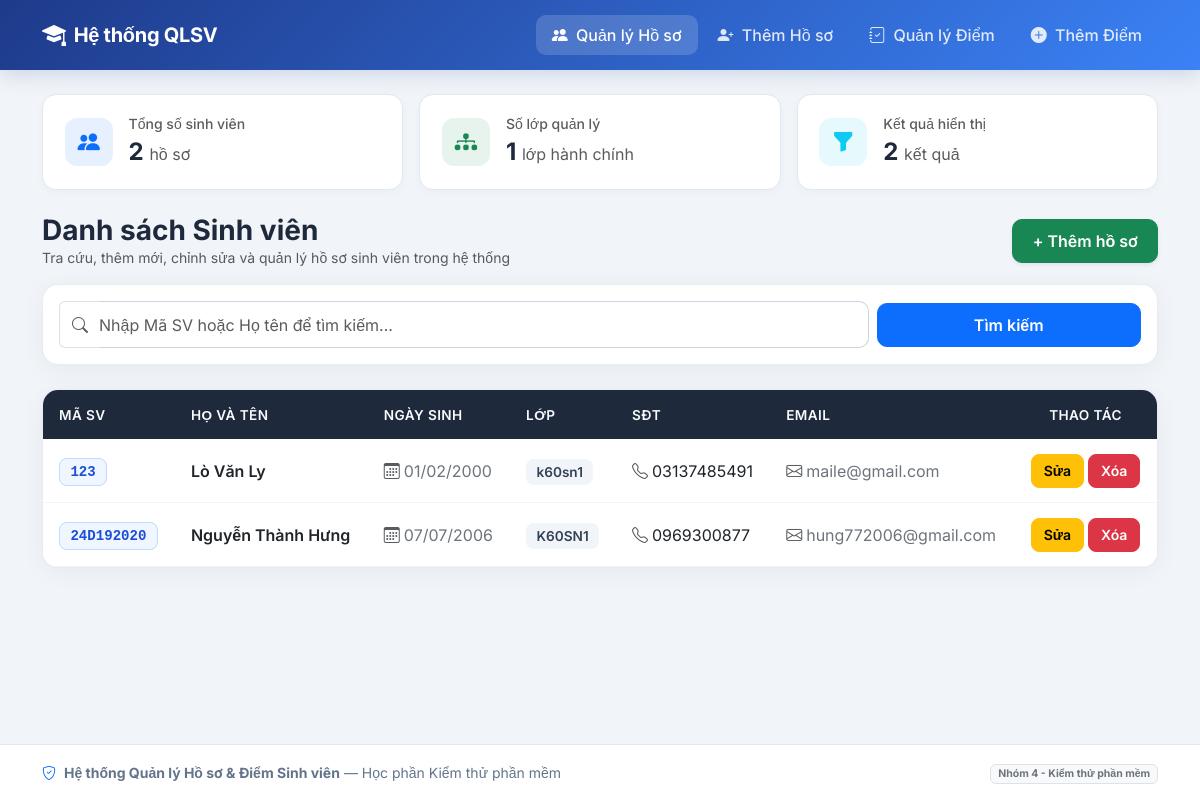
The app's page /, older data.
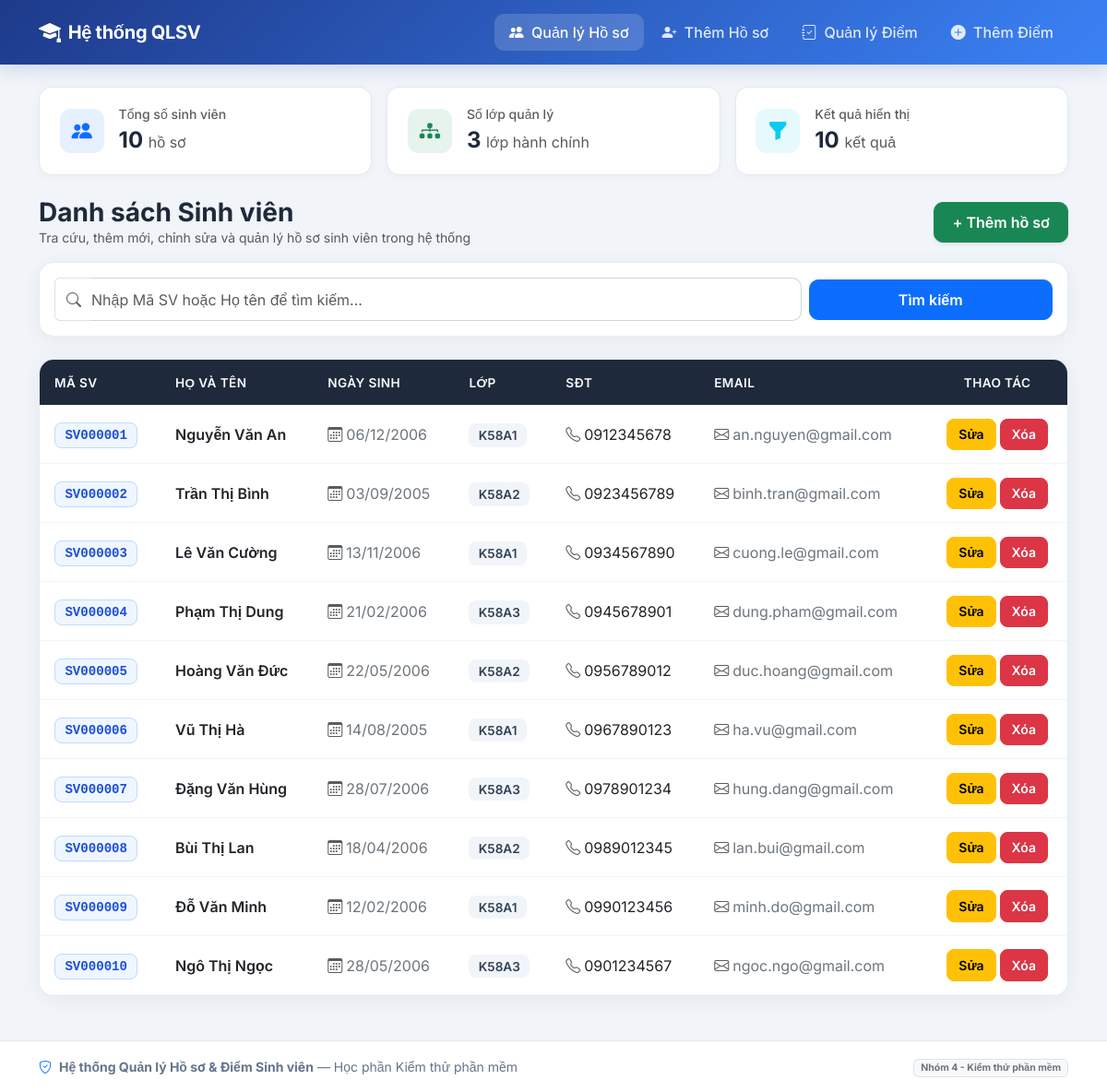
The same page, newer data.
### tables this page shows
CREATE TABLE `sinhvien` (
  `ma_sv` varchar(20) NOT NULL,
  `ho_ten` varchar(100) NOT NULL,
  `ngay_sinh` date NOT NULL,
  `so_dien_thoai` varchar(15) NOT NULL,
  `lop` varchar(50) NOT NULL,
  `email` varchar(100) NOT NULL
);

### index.php (the view, shortened to what the changed rows need)
<?php
require_once 'db.php';
include 'header.php';
$query = "SELECT * FROM sinhvien";
$params = [];
$query .= " ORDER BY ma_sv ASC";
$stmt = $pdo->prepare($query);
$stmt->execute($params);
$sinh_viens = $stmt->fetchAll(PDO::FETCH_ASSOC);
$total_sv = $pdo->query("SELECT COUNT(*) FROM sinhvien")->fetchColumn();
$total_lop = $pdo->query("SELECT COUNT(DISTINCT lop) FROM sinhvien")->fetchColumn();
?>
<div class="row g-3 mb-4">
    <div class="col-md-4">
        <div class="stat-card">
            <div>
                <div class="text-muted small fw-medium">Tổng số sinh viên</div>
                <div class="fs-4 fw-bold"><?= $total_sv ?> <span class="fs-6 fw-normal text-muted">hồ sơ</span></div>
            </div>
        </div>
    </div>
    <div class="col-md-4">
        <div class="stat-card">
            <div>
                <div class="text-muted small fw-medium">Số lớp quản lý</div>
                <div class="fs-4 fw-bold"><?= $total_lop ?> <span class="fs-6 fw-normal text-muted">lớp hành chính</span></div>
            </div>
        </div>
    </div>
    <div class="col-md-4">
        <div class="stat-card">
            <div>
                <div class="text-muted small fw-medium">Kết quả hiển thị</div>
                <div class="fs-4 fw-bold"><?= count($sinh_viens) ?> <span class="fs-6 fw-normal text-muted">kết quả</span></div>
            </div>
        </div>
    </div>
</div>
<div class="d-flex flex-wrap justify-content-between align-items-center mb-3 gap-2">
    <div>
        <h2 class="fw-bold mb-0 fs-3">Danh sách Sinh viên</h2>
    </div>
</div>
<div class="card-modern overflow-hidden">
    <div class="table-responsive">
        <table class="table table-modern table-hover align-middle mb-0" id="tableSinhVien">
            <thead>
                <tr>
                    <th>Mã SV</th>
                    <th>Họ và Tên</th>
                    <th>Ngày Sinh</th>
                    <th>Lớp</th>
                    <th>SĐT</th>
                    <th>Email</th>
                    <th class="text-center">Thao tác</th>
                </tr>
            </thead>
            <tbody>
                <?php if (count($sinh_viens) > 0): ?>
                    <?php foreach ($sinh_viens as $sv): ?>
                        <tr>
                            <td><span class="code-badge"><?= htmlspecialchars($sv['ma_sv']) ?></span></td>
                            <td class="fw-semibold text-dark"><?= htmlspecialchars($sv['ho_ten']) ?></td>
                            <td class="text-secondary">
                                <i class="bi bi-calendar3 me-1 text-muted"></i><?= date('d/m/Y', strtotime($sv['ngay_sinh'])) ?>
                            </td>
                            <td><span class="class-badge"><?= htmlspecialchars($sv['lop']) ?></span></td>
                            <td>
                                <i class="bi bi-telephone me-1 text-muted"></i><?= htmlspecialchars($sv['so_dien_thoai']) ?>
                            </td>
                            <td class="text-secondary">
                                <i class="bi bi-envelope me-1 text-muted"></i><?= htmlspecialchars($sv['email']) ?>
                            </td>
                            <td class="text-center">
                                <div class="d-inline-flex gap-1">
                                    <a href="edit_student.php?id=<?= urlencode($sv['ma_sv']) ?>" class="btn btn-sm btn-warning">Sửa</a>
                                    <button type="button" class="btn btn-sm btn-danger" onclick="confirmDelete('<?= htmlspecialchars($sv['ma_sv']) ?>')">Xóa</button>
                                </div>
                            </td>
                        </tr>
                    <?php endforeach; ?>
                <?php else: ?>
                    <tr>
                        <td colspan="7" class="text-center text-danger py-4 fw-semibold">Không có hồ sơ nào phù hợp</td>
                    </tr>
                <?php endif; ?>
            </tbody>
        </table>
    </div>
</div>
<?php include 'footer.php'; ?>

Row changes from the older to the newer data that the page shows:
removed sinhvien: ma_sv "123", ho_ten "Lò Văn Ly", ngay_sinh "01/02/2000", lop "k60sn1", so_dien_thoai "03137485491", email "maile@gmail.com"
removed sinhvien: ma_sv "24D192020", ho_ten "Nguyễn Thành Hưng", ngay_sinh "07/07/2006", lop "K60SN1", so_dien_thoai "0969300877", email "hung772006@gmail.com"
added sinhvien: ma_sv "SV000001", ho_ten "Nguyễn Văn An", ngay_sinh "06/12/2006", lop "K58A1", so_dien_thoai "0912345678", email "an.nguyen@gmail.com"
added sinhvien: ma_sv "SV000002", ho_ten "Trần Thị Bình", ngay_sinh "03/09/2005", lop "K58A2", so_dien_thoai "0923456789", email "binh.tran@gmail.com"
added sinhvien: ma_sv "SV000003", ho_ten "Lê Văn Cường", ngay_sinh "13/11/2006", lop "K58A1", so_dien_thoai "0934567890", email "cuong.le@gmail.com"
added sinhvien: ma_sv "SV000004", ho_ten "Phạm Thị Dung", ngay_sinh "21/02/2006", lop "K58A3", so_dien_thoai "0945678901", email "dung.pham@gmail.com"
added sinhvien: ma_sv "SV000005", ho_ten "Hoàng Văn Đức", ngay_sinh "22/05/2006", lop "K58A2", so_dien_thoai "0956789012", email "duc.hoang@gmail.com"
added sinhvien: ma_sv "SV000006", ho_ten "Vũ Thị Hà", ngay_sinh "14/08/2005", lop "K58A1", so_dien_thoai "0967890123", email "ha.vu@gmail.com"
added sinhvien: ma_sv "SV000007", ho_ten "Đặng Văn Hùng", ngay_sinh "28/07/2006", lop "K58A3", so_dien_thoai "0978901234", email "hung.dang@gmail.com"
added sinhvien: ma_sv "SV000008", ho_ten "Bùi Thị Lan", ngay_sinh "18/04/2006", lop "K58A2", so_dien_thoai "0989012345", email "lan.bui@gmail.com"
added sinhvien: ma_sv "SV000009", ho_ten "Đỗ Văn Minh", ngay_sinh "12/02/2006", lop "K58A1", so_dien_thoai "0990123456", email "minh.do@gmail.com"
added sinhvien: ma_sv "SV000010", ho_ten "Ngô Thị Ngọc", ngay_sinh "28/05/2006", lop "K58A3", so_dien_thoai "0901234567", email "ngoc.ngo@gmail.com"
Text that changed along with them:
$total_sv: "2" → "10"
$total_lop: "1" → "3"
count($sinh_viens): "2" → "10"
